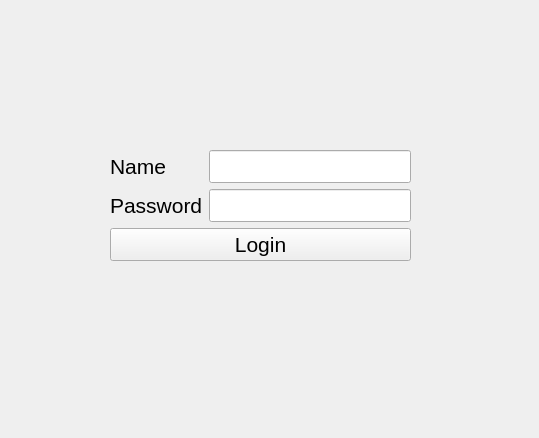
<?xml version="1.0" encoding="UTF-8"?>
<ui version="4.0">
 <class>Form</class>
 <widget class="QWidget" name="Form">
  <property name="windowModality">
   <enum>Qt::WindowModal</enum>
  </property>
  <property name="geometry">
   <rect>
    <x>0</x>
    <y>0</y>
    <width>539</width>
    <height>438</height>
   </rect>
  </property>
  <property name="windowTitle">
   <string>Form</string>
  </property>
  <widget class="QWidget" name="">
   <property name="geometry">
    <rect>
     <x>110</x>
     <y>150</y>
     <width>301</width>
     <height>112</height>
    </rect>
   </property>
   <layout class="QVBoxLayout" name="verticalLayout_3">
    <item>
     <layout class="QHBoxLayout" name="horizontalLayout">
      <item>
       <layout class="QVBoxLayout" name="verticalLayout_2">
        <item>
         <widget class="QLabel" name="label">
          <property name="font">
           <font>
            <pointsize>16</pointsize>
           </font>
          </property>
          <property name="text">
           <string>Name</string>
          </property>
         </widget>
        </item>
        <item>
         <widget class="QLabel" name="label_2">
          <property name="font">
           <font>
            <pointsize>16</pointsize>
           </font>
          </property>
          <property name="text">
           <string>Password</string>
          </property>
         </widget>
        </item>
       </layout>
      </item>
      <item>
       <layout class="QVBoxLayout" name="verticalLayout">
        <item>
         <widget class="QLineEdit" name="name">
          <property name="font">
           <font>
            <pointsize>16</pointsize>
           </font>
          </property>
          <property name="text">
           <string/>
          </property>
         </widget>
        </item>
        <item>
         <widget class="QLineEdit" name="password">
          <property name="font">
           <font>
            <pointsize>16</pointsize>
           </font>
          </property>
          <property name="text">
           <string/>
          </property>
         </widget>
        </item>
       </layout>
      </item>
     </layout>
    </item>
    <item>
     <widget class="QPushButton" name="login_but">
      <property name="font">
       <font>
        <pointsize>16</pointsize>
       </font>
      </property>
      <property name="text">
       <string>Login</string>
      </property>
     </widget>
    </item>
   </layout>
  </widget>
 </widget>
 <resources/>
 <connections/>
</ui>
